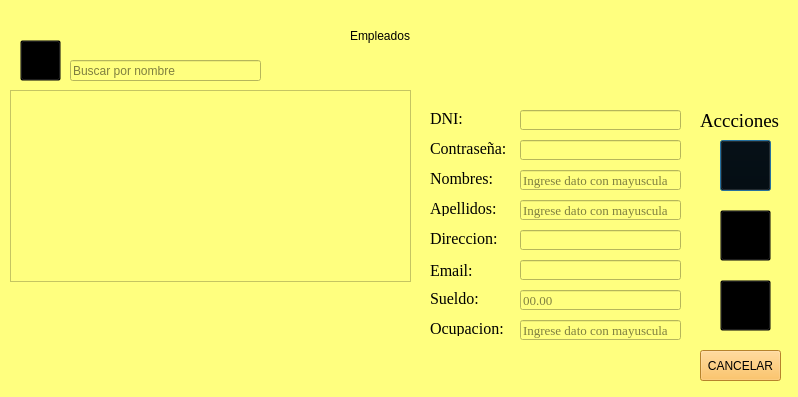
<?xml version="1.0" encoding="UTF-8"?>
<ui version="4.0">
 <class>Gui_Index_Empleado</class>
 <widget class="QDialog" name="Gui_Index_Empleado">
  <property name="geometry">
   <rect>
    <x>0</x>
    <y>0</y>
    <width>798</width>
    <height>397</height>
   </rect>
  </property>
  <property name="windowTitle">
   <string>Lista Empleados</string>
  </property>
  <property name="styleSheet">
   <string notr="true">background-color: rgb(255, 255, 127);</string>
  </property>
  <widget class="QPushButton" name="Nuevo_Button">
   <property name="geometry">
    <rect>
     <x>720</x>
     <y>140</y>
     <width>51</width>
     <height>51</height>
    </rect>
   </property>
   <property name="styleSheet">
    <string notr="true">#Nuevo_Button{
	background-color: transparent;
	border-image: url(:/imagenes/imagenes/agregar_unpressed.png);
}

#Nuevo_Button:pressed{
	background-color: transparent;
	border-image: url(:/imagenes/imagenes/agregar_pressed.png);
}</string>
   </property>
   <property name="text">
    <string/>
   </property>
  </widget>
  <widget class="QLabel" name="label_2">
   <property name="geometry">
    <rect>
     <x>700</x>
     <y>110</y>
     <width>81</width>
     <height>21</height>
    </rect>
   </property>
   <property name="font">
    <font>
     <family>Times New Roman</family>
     <pointsize>14</pointsize>
     <weight>9</weight>
     <italic>false</italic>
     <bold>false</bold>
    </font>
   </property>
   <property name="styleSheet">
    <string notr="true">font: 75 14pt &quot;Times New Roman&quot;;</string>
   </property>
   <property name="text">
    <string>Accciones</string>
   </property>
  </widget>
  <widget class="QPushButton" name="edit_empleado_button">
   <property name="geometry">
    <rect>
     <x>720</x>
     <y>210</y>
     <width>51</width>
     <height>51</height>
    </rect>
   </property>
   <property name="styleSheet">
    <string notr="true">#edit_empleado_button{
	background-color: transparent;
	border-image: url(:/imagenes/imagenes/edit_unpressed.png);
}

#edit_empleado_button:pressed{
	background-color: transparent;
	border-image: url(:/imagenes/imagenes/edit_pressed.png);
}</string>
   </property>
   <property name="text">
    <string/>
   </property>
  </widget>
  <widget class="QLabel" name="label_3">
   <property name="geometry">
    <rect>
     <x>350</x>
     <y>20</y>
     <width>141</width>
     <height>31</height>
    </rect>
   </property>
   <property name="styleSheet">
    <string notr="true">font: 75 20pt &quot;Times New Roman&quot;;</string>
   </property>
   <property name="text">
    <string>Empleados</string>
   </property>
  </widget>
  <widget class="QPushButton" name="Cancelar_button">
   <property name="geometry">
    <rect>
     <x>700</x>
     <y>350</y>
     <width>81</width>
     <height>31</height>
    </rect>
   </property>
   <property name="styleSheet">
    <string notr="true">font: 75 10pt &quot;Times New Roman&quot;;
background-color: rgb(255, 184, 62);</string>
   </property>
   <property name="text">
    <string>CANCELAR</string>
   </property>
  </widget>
  <widget class="QTableWidget" name="tableWidget">
   <property name="geometry">
    <rect>
     <x>10</x>
     <y>90</y>
     <width>401</width>
     <height>192</height>
    </rect>
   </property>
   <property name="styleSheet">
    <string notr="true"/>
   </property>
  </widget>
  <widget class="QPushButton" name="delete_empleado_button">
   <property name="geometry">
    <rect>
     <x>720</x>
     <y>280</y>
     <width>51</width>
     <height>51</height>
    </rect>
   </property>
   <property name="styleSheet">
    <string notr="true">#delete_empleado_button{
	background-color: transparent;
	border-image: url(:/imagenes/imagenes/delete_unpressed.png);
}

#delete_empleado_button:pressed{
	background-color: transparent;
	border-image: url(:/imagenes/imagenes/delete_pressed.png);
}</string>
   </property>
   <property name="text">
    <string/>
   </property>
  </widget>
  <widget class="QLineEdit" name="lineEditNombreModi">
   <property name="geometry">
    <rect>
     <x>520</x>
     <y>170</y>
     <width>161</width>
     <height>20</height>
    </rect>
   </property>
   <property name="font">
    <font>
     <family>Times New Roman</family>
     <pointsize>10</pointsize>
    </font>
   </property>
   <property name="placeholderText">
    <string>Ingrese dato con mayuscula</string>
   </property>
  </widget>
  <widget class="QLineEdit" name="lineEditApellidoModi">
   <property name="geometry">
    <rect>
     <x>520</x>
     <y>200</y>
     <width>161</width>
     <height>20</height>
    </rect>
   </property>
   <property name="font">
    <font>
     <family>Times New Roman</family>
     <pointsize>10</pointsize>
    </font>
   </property>
   <property name="placeholderText">
    <string>Ingrese dato con mayuscula</string>
   </property>
  </widget>
  <widget class="QLineEdit" name="lineEditDireccionModi">
   <property name="geometry">
    <rect>
     <x>520</x>
     <y>230</y>
     <width>161</width>
     <height>20</height>
    </rect>
   </property>
   <property name="font">
    <font>
     <family>Times New Roman</family>
     <pointsize>10</pointsize>
    </font>
   </property>
  </widget>
  <widget class="QLineEdit" name="lineEditEmailModi">
   <property name="geometry">
    <rect>
     <x>520</x>
     <y>260</y>
     <width>161</width>
     <height>20</height>
    </rect>
   </property>
   <property name="font">
    <font>
     <family>Times New Roman</family>
     <pointsize>10</pointsize>
    </font>
   </property>
  </widget>
  <widget class="QLineEdit" name="lineEditOcupacionModi">
   <property name="geometry">
    <rect>
     <x>520</x>
     <y>320</y>
     <width>161</width>
     <height>20</height>
    </rect>
   </property>
   <property name="font">
    <font>
     <family>Times New Roman</family>
     <pointsize>10</pointsize>
    </font>
   </property>
   <property name="placeholderText">
    <string>Ingrese dato con mayuscula</string>
   </property>
  </widget>
  <widget class="QLineEdit" name="lineEditSueldoModi">
   <property name="geometry">
    <rect>
     <x>520</x>
     <y>290</y>
     <width>161</width>
     <height>20</height>
    </rect>
   </property>
   <property name="font">
    <font>
     <family>Times New Roman</family>
     <pointsize>10</pointsize>
    </font>
   </property>
   <property name="placeholderText">
    <string>00.00</string>
   </property>
  </widget>
  <widget class="QLabel" name="label">
   <property name="geometry">
    <rect>
     <x>430</x>
     <y>170</y>
     <width>81</width>
     <height>16</height>
    </rect>
   </property>
   <property name="font">
    <font>
     <family>Times New Roman</family>
     <pointsize>12</pointsize>
     <weight>50</weight>
     <italic>false</italic>
     <bold>false</bold>
    </font>
   </property>
   <property name="styleSheet">
    <string notr="true">font: 12pt &quot;Times New Roman&quot;;</string>
   </property>
   <property name="text">
    <string>Nombres:</string>
   </property>
  </widget>
  <widget class="QLabel" name="label_4">
   <property name="geometry">
    <rect>
     <x>430</x>
     <y>200</y>
     <width>81</width>
     <height>16</height>
    </rect>
   </property>
   <property name="font">
    <font>
     <family>Times New Roman</family>
     <pointsize>12</pointsize>
     <weight>50</weight>
     <italic>false</italic>
     <bold>false</bold>
    </font>
   </property>
   <property name="styleSheet">
    <string notr="true">font: 12pt &quot;Times New Roman&quot;;</string>
   </property>
   <property name="text">
    <string>Apellidos:</string>
   </property>
  </widget>
  <widget class="QLabel" name="label_5">
   <property name="geometry">
    <rect>
     <x>430</x>
     <y>260</y>
     <width>81</width>
     <height>20</height>
    </rect>
   </property>
   <property name="font">
    <font>
     <family>Times New Roman</family>
     <pointsize>12</pointsize>
     <weight>50</weight>
     <italic>false</italic>
     <bold>false</bold>
    </font>
   </property>
   <property name="styleSheet">
    <string notr="true">font: 12pt &quot;Times New Roman&quot;;</string>
   </property>
   <property name="text">
    <string>Email:</string>
   </property>
  </widget>
  <widget class="QLabel" name="label_6">
   <property name="geometry">
    <rect>
     <x>430</x>
     <y>320</y>
     <width>81</width>
     <height>16</height>
    </rect>
   </property>
   <property name="font">
    <font>
     <family>Times New Roman</family>
     <pointsize>12</pointsize>
     <weight>50</weight>
     <italic>false</italic>
     <bold>false</bold>
    </font>
   </property>
   <property name="styleSheet">
    <string notr="true">font: 12pt &quot;Times New Roman&quot;;</string>
   </property>
   <property name="text">
    <string>Ocupacion:</string>
   </property>
  </widget>
  <widget class="QLabel" name="label_7">
   <property name="geometry">
    <rect>
     <x>430</x>
     <y>290</y>
     <width>81</width>
     <height>16</height>
    </rect>
   </property>
   <property name="font">
    <font>
     <family>Times New Roman</family>
     <pointsize>12</pointsize>
     <weight>50</weight>
     <italic>false</italic>
     <bold>false</bold>
    </font>
   </property>
   <property name="styleSheet">
    <string notr="true">font: 12pt &quot;Times New Roman&quot;;</string>
   </property>
   <property name="text">
    <string>Sueldo:</string>
   </property>
  </widget>
  <widget class="QLabel" name="label_8">
   <property name="geometry">
    <rect>
     <x>430</x>
     <y>230</y>
     <width>81</width>
     <height>16</height>
    </rect>
   </property>
   <property name="font">
    <font>
     <family>Times New Roman</family>
     <pointsize>12</pointsize>
     <weight>50</weight>
     <italic>false</italic>
     <bold>false</bold>
    </font>
   </property>
   <property name="styleSheet">
    <string notr="true">font: 12pt &quot;Times New Roman&quot;;</string>
   </property>
   <property name="text">
    <string>Direccion:</string>
   </property>
  </widget>
  <widget class="QLabel" name="label_9">
   <property name="geometry">
    <rect>
     <x>430</x>
     <y>110</y>
     <width>81</width>
     <height>16</height>
    </rect>
   </property>
   <property name="font">
    <font>
     <family>Times New Roman</family>
     <pointsize>12</pointsize>
     <weight>50</weight>
     <italic>false</italic>
     <bold>false</bold>
    </font>
   </property>
   <property name="styleSheet">
    <string notr="true">font: 12pt &quot;Times New Roman&quot;;</string>
   </property>
   <property name="text">
    <string>DNI:</string>
   </property>
  </widget>
  <widget class="QLineEdit" name="lineEditDNIModi">
   <property name="geometry">
    <rect>
     <x>520</x>
     <y>110</y>
     <width>161</width>
     <height>20</height>
    </rect>
   </property>
   <property name="font">
    <font>
     <family>Times New Roman</family>
     <pointsize>10</pointsize>
    </font>
   </property>
  </widget>
  <widget class="QPushButton" name="buscarEmpleadoButton">
   <property name="geometry">
    <rect>
     <x>20</x>
     <y>40</y>
     <width>41</width>
     <height>41</height>
    </rect>
   </property>
   <property name="styleSheet">
    <string notr="true">#buscarEmpleadoButton{
	background-color: transparent;
	border-image: url(:/imagenes/imagenes/buscar_pressed.png);
}
</string>
   </property>
   <property name="text">
    <string/>
   </property>
  </widget>
  <widget class="QLineEdit" name="lineEdit_buscarEmpleado">
   <property name="geometry">
    <rect>
     <x>70</x>
     <y>60</y>
     <width>191</width>
     <height>21</height>
    </rect>
   </property>
   <property name="placeholderText">
    <string>Buscar por nombre</string>
   </property>
  </widget>
  <widget class="QLineEdit" name="lineEditContraModi">
   <property name="geometry">
    <rect>
     <x>520</x>
     <y>140</y>
     <width>161</width>
     <height>20</height>
    </rect>
   </property>
   <property name="font">
    <font>
     <family>Times New Roman</family>
     <pointsize>10</pointsize>
    </font>
   </property>
   <property name="echoMode">
    <enum>QLineEdit::Password</enum>
   </property>
  </widget>
  <widget class="QLabel" name="label_10">
   <property name="geometry">
    <rect>
     <x>430</x>
     <y>140</y>
     <width>81</width>
     <height>16</height>
    </rect>
   </property>
   <property name="font">
    <font>
     <family>Times New Roman</family>
     <pointsize>12</pointsize>
     <weight>50</weight>
     <italic>false</italic>
     <bold>false</bold>
    </font>
   </property>
   <property name="styleSheet">
    <string notr="true">font: 12pt &quot;Times New Roman&quot;;</string>
   </property>
   <property name="text">
    <string>Contraseña:</string>
   </property>
  </widget>
 </widget>
 <resources/>
 <connections/>
</ui>
